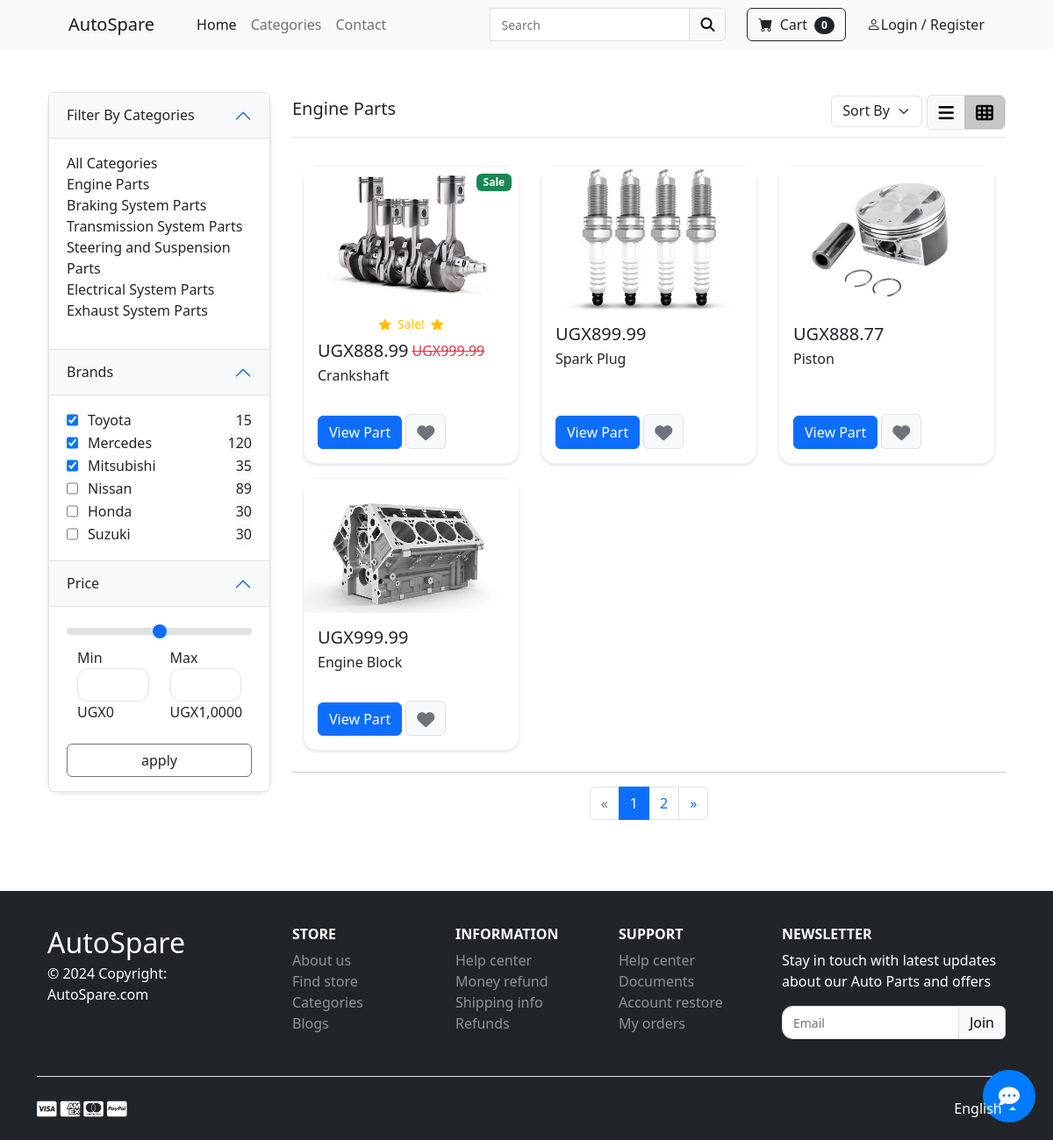
The page /category/Engine Parts on the database its author committed.
### store/models.py (models this page shows, shortened)
class Category(models.Model):
    name = models.CharField(max_length=255)
    def __str__(self):
        return self.name
    class Meta:
        verbose_name_plural = "Categories"

class Part(models.Model):
    name = models.CharField(max_length=255)
    price = models.DecimalField(default=0, decimal_places=2, max_digits=15)
    category = models.ForeignKey(Category, on_delete=models.CASCADE, default=1)
    description = models.CharField(max_length=250, default='', blank=True, null=True)
    image = models.ImageField(upload_to='uploads/part/')
    is_sale = models.BooleanField(default=False)
    sale_price = models.DecimalField(default=0, decimal_places=2, max_digits=15)

### store/views.py (the view)
# urls.py: path('category/<str:foo>', views.category, name='category'),
def category(request, foo):
    foo = foo.replace('-', ' ')
    try:
        category = Category.objects.get(name=foo)
        parts = Part.objects.filter(category=category)
        return render(request, 'category.html', {'parts': parts, 'category':category})
    except:
        messages.success(request, ("That Category Doesn't Exist!"))
        return redirect('home')

### store/templates/category.html (shortened to what this page needs)
{% extends 'base.html' %}
{% block content %}
<section class="py-5">
    <div class="container">
        <div class="row">
            <div class="col-lg-3">
                <div class="collapse card d-lg-block mb-5" id="navbarSupportedContent">
                    <div class="accordion" id="accordionPanelsStayOpenExample">
                        <div class="accordion-item">
                            <h2 class="accordion-header" id="headingOne">
                                <button class="accordion-button text-dark bg-light" type="button"
                                    data-mdb-toggle="collapse" data-mdb-target="#panelsStayOpen-collapseOne"
                                    aria-expanded="true" aria-controls="panelsStayOpen-collapseOne">
                                    Filter By Categories
                                </button>
                            </h2>
                            <div id="panelsStayOpen-collapseOne" class="accordion-collapse collapse show"
                                aria-labelledby="headingOne">
                                <div class="accordion-body">
                                    <ul class="list-unstyled">
                                        <li><a class="nav-link bg-white text-dark"
                                                href="{% url 'category_summary' %}">All Categories</a></li>
                                        <li><a class="nav-link bg-white text-dark"
                                                href="{% url 'category' 'Engine-Parts' %}">Engine Parts</a></li>
                                        <li><a class="nav-link bg-white text-dark"
                                                href="{% url 'category' 'Braking-Parts' %}">Braking System
                                                Parts</a></li>
                                        <li><a class="nav-link bg-white text-dark"
                                                href="{% url 'category' 'Transmission-Parts' %}">Transmission
                                                System Parts</a></li>
                                        <li><a class="nav-link bg-white text-dark"
                                                href="{% url 'category' 'Steering-Parts' %}">Steering and
                                                Suspension
                                                Parts</a></li>
                                        <li><a class="nav-link bg-white text-dark"
                                                href="{% url 'category' 'Electrical-Parts' %}">Electrical
                                                System Parts</a></li>
                                        <li><a class="nav-link bg-white text-dark"
                                                href="{% url 'category' 'Exhaust-Parts' %}">Exhaust System
                                                Parts</a></li>
                                    </ul>
                                </div>
                            </div>
                        </div>
                        <div class="accordion-item">
                            <h2 class="accordion-header" id="headingTwo">
                                <button class="accordion-button text-dark bg-light" type="button"
                                    data-mdb-toggle="collapse" data-mdb-target="#panelsStayOpen-collapseTwo"
                                    aria-expanded="true" aria-controls="panelsStayOpen-collapseTwo">
                                    Brands
                                </button>
                            </h2>
                            <div id="panelsStayOpen-collapseTwo" class="accordion-collapse collapse show"
                                aria-labelledby="headingTwo">
                                <div class="accordion-body">
                                    <div>
                                        <div class="form-check">
                                            <input class="form-check-input" type="checkbox" value=""
                                                id="flexCheckChecked2" checked />
                                            <label class="form-check-label" for="flexCheckChecked2">Toyota</label>
                                            <span class="bg-light rounded float-end">15</span>
                                        </div>
                                        <div class="form-check">
                                            <input class="form-check-input" type="checkbox" value=""
                                                id="flexCheckChecked1" checked />
                                            <label class="form-check-label" for="flexCheckChecked1">Mercedes</label>
                                            <span class="bg-light rounded float-end">120</span>
                                        </div>
                                        <div class="form-check">
                                            <input class="form-check-input" type="checkbox" value=""
                                                id="flexCheckChecked3" checked />
                                            <label class="form-check-label" for="flexCheckChecked3">Mitsubishi</label>
                                            <span class="bg-light rounded float-end">35</span>
                                        </div>
                                        <div class="form-check">
                                            <input class="form-check-input" type="checkbox" value=""
                                                id="flexCheckChecked4" />
                                            <label class="form-check-label" for="flexCheckChecked4">Nissan</label>
                                            <span class="bg-light rounded float-end">89</span>
                                        </div>
                                        <div class="form-check">
                                            <input class="form-check-input" type="checkbox" value=""
                                                id="flexCheckDefault" />
                                            <label class="form-check-label" for="flexCheckDefault">Honda</label>
                                            <span class="bg-light rounded float-end">30</span>
                                        </div>
                                        <div class="form-check">
                                            <input class="form-check-input" type="checkbox" value=""
                                                id="flexCheckDefault" />
                                            <label class="form-check-label" for="flexCheckDefault">Suzuki</label>
                                            <span class="bg-light rounded float-end">30</span>
                                        </div>
                                    </div>
                                </div>
                            </div>
                        </div>
                        <div class="accordion-item">
                            <h2 class="accordion-header" id="headingThree">
                                <button class="accordion-button text-dark bg-light" type="button"
                                    data-mdb-toggle="collapse" data-mdb-target="#panelsStayOpen-collapseThree"
                                    aria-expanded="false" aria-controls="panelsStayOpen-collapseThree">
                                    Price
                                </button>
                            </h2>
                            <div id="panelsStayOpen-collapseThree" class="accordion-collapse collapse show"
                                aria-labelledby="headingThree">
                                <div class="accordion-body">
                                    <div class="range">
                                        <input type="range" class="form-range" id="customRange1" />
                                    </div>
                                    <div class="row mb-3">
                                        <div class="col-6">
                                            <p class="mb-0">
                                                Min
                                            </p>
                                            <div class="form-outline">
                                                <input type="number" id="typeNumber" class="form-control" />
                                                <label class="form-label" for="typeNumber">UGX0</label>
                                            </div>
                                        </div>
                                        <div class="col-6">
                                            <p class="mb-0">
                                                Max
                                            </p>
                                            <div class="form-outline">
                                                <input type="number" id="typeNumber" class="form-control" />
                                                <label class="form-label" for="typeNumber">UGX1,0000</label>
                                            </div>
                                        </div>
                                    </div>
                                    <button type="button"
                                        class="btn btn-white w-100 border border-secondary">apply</button>
                                </div>
                            </div>
                        </div>
                    </div>
                </div>
            </div>
            <div class="col-lg-9">
                <header class="d-sm-flex align-items-center border-bottom mb-4 pb-1">
                    <h5 class="d-block py-2">{{ category }} </h5>
                    <div class="ms-auto">
                        <select class="form-select d-inline-block w-auto border pt-1">
                            <option value="0">Sort By</option>
                        </select>
                        <div class="btn-group shadow-0 border">
                            <a href="#" class="btn btn-light" title="List view">
                                <i class="fa fa-bars fa-lg"></i>
                            </a>
                            <a href="#" class="btn btn-light active" title="Grid view">
                                <i class="fa fa-th fa-lg"></i>
                            </a>
                        </div>
                    </div>
                </header>
                <div class="row">
                    {% for part in parts %}
                    {% if part.is_sale %}
                    <div class="col-lg-4 col-md-6 col-sm-6 d-flex">
                        <div class="card w-100 my-2 shadow-2-strong">
                            <div class="badge bg-success text-white position-absolute"
                                style="top: 0.5rem; right: 0.5rem;">
                                Sale
                            </div>
                            <img src="{{ part.image.url }}" class="card-img-top" />
                            <div class="card-body d-flex flex-column">
                                <div class="d-flex justify-content-center small text-warning mb-2">
                                    <div class="bi-star-fill"></div>
                                    &nbsp;&nbsp;Sale!&nbsp;&nbsp;
                                    <div class="bi-star-fill"></div>
                                </div>
                                <div class="d-flex flex-row">
                                    <h5 class="mb-1 me-1">UGX{{ part.sale_price }}</h5>
                                    <span class="text-danger"><s>UGX{{ part.price }}</s></span>
                                </div>
                                <p class="card-text">{{ part.name }}</p>
                                <div class="d-flex align-items-end pt-3 px-0 pb-0 mt-auto">
                                    <a href="{% url 'part' part.id %}" class="btn btn-primary shadow-0 me-1">View
                                        Part</a>
                                    <a href="#!" class="btn btn-light border icon-hover px-2 pt-2"><i
                                            class="fas fa-heart fa-lg text-secondary px-1"></i></a>
                                </div>
                            </div>
                        </div>
                    </div>
                    {% else %}
                    <div class="col-lg-4 col-md-6 col-sm-6 d-flex">
                        <div class="card w-100 my-2 shadow-2-strong">
                            <img src="{{ part.image.url }}" class="card-img-top" />
                            <div class="card-body d-flex flex-column">
                                <div class="d-flex flex-row">
                                    <h5 class="mb-1 me-1">UGX{{ part.price }}</h5>
                                </div>
                                <p class="card-text">{{ part.name }}</p>
                                <div class="d-flex align-items-end pt-3 px-0 pb-0 mt-auto">
                                    <a href="{% url 'part' part.id %}" class="btn btn-primary shadow-0 me-1">View
                                        Part</a>
                                    <a href="#!" class="btn btn-light border icon-hover px-2 pt-2"><i
                                            class="fas fa-heart fa-lg text-secondary px-1"></i></a>
                                </div>
                            </div>
                        </div>
                    </div>
                    {% endif %}
                    {% endfor %}
                </div>
                <hr />
                <nav aria-label="Page navigation example" class="d-flex justify-content-center mt-3">
                    <ul class="pagination">
                        <li class="page-item disabled">
                            <a class="page-link" href="#" aria-label="Previous">
                                <span aria-hidden="true">&laquo;</span>
                            </a>
                        </li>
                        <li class="page-item active"><a class="page-link" href="#">1</a></li>
                        <li class="page-item"><a class="page-link" href="#">2</a></li>
                        <li class="page-item">
                            <a class="page-link" href="#" aria-label="Next">
                                <span aria-hidden="true">&raquo;</span>
                            </a>
                        </li>
                    </ul>
                </nav>
            </div>
        </div>
    </div>
</section>
{% endblock %}

### rows shown on the page
Category: name "Engine Parts"
Part: image (picture), sale_price "888.99", price "999.99", name "Crankshaft"
Part: image (picture), price "899.99", name "Spark Plug"
Part: image (picture), price "888.77", name "Piston"
Part: image (picture), price "999.99", name "Engine Block"

### other values the page prints
{{ cart|length }} "0"
